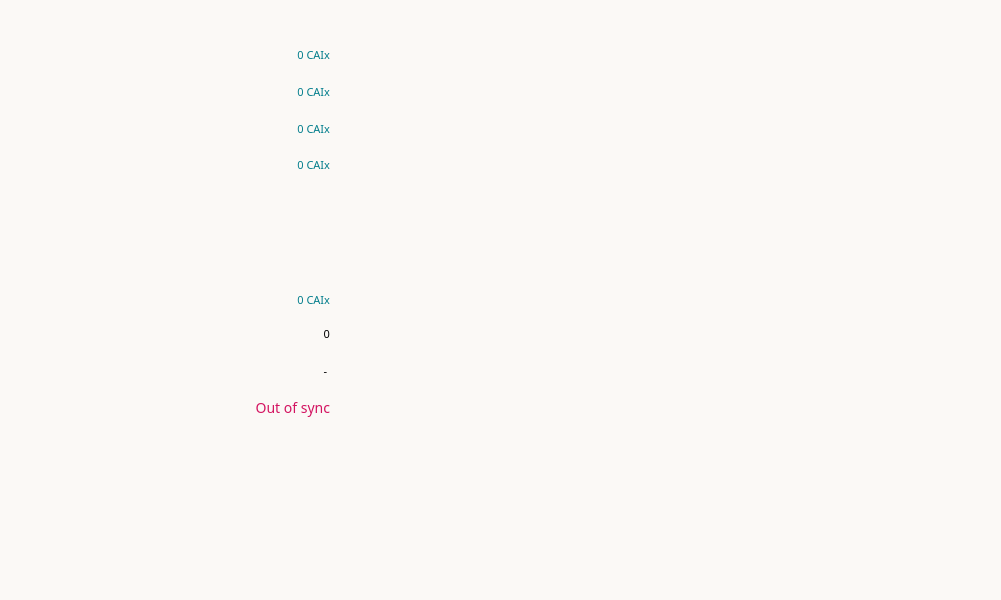
<?xml version="1.0" encoding="UTF-8"?>
<ui version="4.0">
 <class>OverviewPage</class>
 <widget class="QWidget" name="OverviewPage">
  <property name="geometry">
   <rect>
    <x>0</x>
    <y>0</y>
    <width>1001</width>
    <height>600</height>
   </rect>
  </property>
  <property name="sizePolicy">
   <sizepolicy hsizetype="Fixed" vsizetype="Fixed">
    <horstretch>0</horstretch>
    <verstretch>0</verstretch>
   </sizepolicy>
  </property>
  <property name="minimumSize">
   <size>
    <width>1000</width>
    <height>600</height>
   </size>
  </property>
  <property name="maximumSize">
   <size>
    <width>1049</width>
    <height>688</height>
   </size>
  </property>
  <property name="focusPolicy">
   <enum>Qt::StrongFocus</enum>
  </property>
  <property name="windowTitle">
   <string>Form</string>
  </property>
  <property name="toolTip">
   <string/>
  </property>
  <property name="styleSheet">
   <string notr="true">color:#33363b; font-size:12px; font-family:&quot;Open Sans Bold&quot;;background-color:#fbf9f6;background-repeat:no-repeat;</string>
  </property>
  <widget class="QFrame" name="Detailsframe">
   <property name="geometry">
    <rect>
     <x>20</x>
     <y>245</y>
     <width>332</width>
     <height>188</height>
    </rect>
   </property>
   <property name="sizePolicy">
    <sizepolicy hsizetype="Fixed" vsizetype="Minimum">
     <horstretch>0</horstretch>
     <verstretch>0</verstretch>
    </sizepolicy>
   </property>
   <property name="minimumSize">
    <size>
     <width>332</width>
     <height>188</height>
    </size>
   </property>
   <property name="maximumSize">
    <size>
     <width>332</width>
     <height>188</height>
    </size>
   </property>
   <property name="layoutDirection">
    <enum>Qt::RightToLeft</enum>
   </property>
   <property name="styleSheet">
    <string notr="true">background-image:url(:/images/detail);</string>
   </property>
   <layout class="QVBoxLayout" name="verticalLayout">
    <property name="spacing">
     <number>0</number>
    </property>
    <item>
     <widget class="QFrame" name="frame_5">
      <property name="styleSheet">
       <string notr="true">background:transparent;color:#508f6f;</string>
      </property>
      <widget class="QWidget" name="gridLayoutWidget_2">
       <property name="geometry">
        <rect>
         <x>150</x>
         <y>30</y>
         <width>151</width>
         <height>145</height>
        </rect>
       </property>
       <layout class="QVBoxLayout" name="verticalLayout_2">
        <property name="spacing">
         <number>0</number>
        </property>
        <property name="topMargin">
         <number>0</number>
        </property>
        <item>
         <widget class="QLabel" name="labelUnconfirmed">
          <property name="minimumSize">
           <size>
            <width>100</width>
            <height>33</height>
           </size>
          </property>
          <property name="maximumSize">
           <size>
            <width>100</width>
            <height>33</height>
           </size>
          </property>
          <property name="font">
           <font>
            <family>Open Sans Bold</family>
            <pointsize>-1</pointsize>
           </font>
          </property>
          <property name="cursor">
           <cursorShape>ArrowCursor</cursorShape>
          </property>
          <property name="toolTip">
           <string>Total of transactions that have yet to be confirmed, and do not yet count toward the current balance</string>
          </property>
          <property name="styleSheet">
           <string notr="true">color:#037e8c; font-size:14px; font-family:&quot;Open Sans Bold&quot;;</string>
          </property>
          <property name="text">
           <string notr="true">&lt;html&gt;&lt;head/&gt;&lt;body&gt;&lt;p align=&quot;right&quot;&gt;&lt;span style=&quot; font-size:8pt;&quot;&gt;0 CAIx&lt;/span&gt;&lt;/p&gt;&lt;/body&gt;&lt;/html&gt;</string>
          </property>
          <property name="alignment">
           <set>Qt::AlignRight|Qt::AlignTrailing|Qt::AlignVCenter</set>
          </property>
          <property name="textInteractionFlags">
           <set>Qt::NoTextInteraction</set>
          </property>
         </widget>
        </item>
        <item>
         <widget class="QLabel" name="labelNumTransactions">
          <property name="enabled">
           <bool>true</bool>
          </property>
          <property name="minimumSize">
           <size>
            <width>100</width>
            <height>35</height>
           </size>
          </property>
          <property name="maximumSize">
           <size>
            <width>100</width>
            <height>35</height>
           </size>
          </property>
          <property name="baseSize">
           <size>
            <width>0</width>
            <height>0</height>
           </size>
          </property>
          <property name="font">
           <font>
            <family>Open Sans Bold</family>
            <pointsize>-1</pointsize>
           </font>
          </property>
          <property name="toolTip">
           <string>Total number of transactions in wallet</string>
          </property>
          <property name="styleSheet">
           <string notr="true">color:#037e8c; font-size:14px; font-family:&quot;Open Sans Bold&quot;;</string>
          </property>
          <property name="text">
           <string notr="true">&lt;html&gt;&lt;head/&gt;&lt;body&gt;&lt;p align=&quot;right&quot;&gt;&lt;span style=&quot; font-size:8pt; color: #000000;&quot;&gt;0&lt;/span&gt;&lt;/p&gt;&lt;/body&gt;&lt;/html&gt;</string>
          </property>
          <property name="alignment">
           <set>Qt::AlignRight|Qt::AlignTrailing|Qt::AlignVCenter</set>
          </property>
          <property name="margin">
           <number>0</number>
          </property>
          <property name="textInteractionFlags">
           <set>Qt::NoTextInteraction</set>
          </property>
         </widget>
        </item>
        <item>
         <widget class="QLabel" name="labelActive">
          <property name="minimumSize">
           <size>
            <width>100</width>
            <height>38</height>
           </size>
          </property>
          <property name="maximumSize">
           <size>
            <width>100</width>
            <height>38</height>
           </size>
          </property>
          <property name="font">
           <font>
            <family>Open Sans Bold</family>
            <pointsize>-1</pointsize>
           </font>
          </property>
          <property name="cursor">
           <cursorShape>ArrowCursor</cursorShape>
          </property>
          <property name="toolTip">
           <string>Number of total network connections</string>
          </property>
          <property name="styleSheet">
           <string notr="true">color:#037e8c; font-size:14px; font-family:&quot;Open Sans Bold&quot;;</string>
          </property>
          <property name="text">
           <string notr="true">&lt;html&gt;&lt;head/&gt;&lt;body&gt;&lt;p align=&quot;right&quot;&gt;&lt;span style=&quot; font-size:8pt; color: #000000;&quot;&gt;- &lt;/span&gt;&lt;/p&gt;&lt;/body&gt;&lt;/html&gt;</string>
          </property>
          <property name="alignment">
           <set>Qt::AlignRight|Qt::AlignTrailing|Qt::AlignVCenter</set>
          </property>
          <property name="textInteractionFlags">
           <set>Qt::NoTextInteraction</set>
          </property>
         </widget>
        </item>
        <item>
         <widget class="QLabel" name="labelWalletStatus">
          <property name="minimumSize">
           <size>
            <width>100</width>
            <height>37</height>
           </size>
          </property>
          <property name="maximumSize">
           <size>
            <width>100</width>
            <height>37</height>
           </size>
          </property>
          <property name="font">
           <font>
            <family>Open Sans Bold</family>
            <pointsize>-1</pointsize>
           </font>
          </property>
          <property name="toolTip">
           <string/>
          </property>
          <property name="styleSheet">
           <string notr="true">color:#037e8c; font-size:14px; font-family:&quot;Open Sans Bold&quot;;</string>
          </property>
          <property name="text">
           <string notr="true">&lt;html&gt;&lt;head/&gt;&lt;body&gt;&lt;p align=&quot;right&quot;&gt;&lt;span style=&quot; color:#d31360;&quot;&gt;Out of sync&lt;/span&gt;&lt;/p&gt;&lt;/body&gt;&lt;/html&gt;</string>
          </property>
          <property name="alignment">
           <set>Qt::AlignRight|Qt::AlignTrailing|Qt::AlignVCenter</set>
          </property>
          <property name="textInteractionFlags">
           <set>Qt::NoTextInteraction</set>
          </property>
         </widget>
        </item>
       </layout>
      </widget>
     </widget>
    </item>
   </layout>
  </widget>
  <widget class="QFrame" name="balanceFrame">
   <property name="geometry">
    <rect>
     <x>20</x>
     <y>0</y>
     <width>331</width>
     <height>218</height>
    </rect>
   </property>
   <property name="sizePolicy">
    <sizepolicy hsizetype="Fixed" vsizetype="Minimum">
     <horstretch>0</horstretch>
     <verstretch>0</verstretch>
    </sizepolicy>
   </property>
   <property name="minimumSize">
    <size>
     <width>331</width>
     <height>218</height>
    </size>
   </property>
   <property name="maximumSize">
    <size>
     <width>331</width>
     <height>218</height>
    </size>
   </property>
   <property name="styleSheet">
    <string notr="true">background-image:url(:/images/balance);</string>
   </property>
   <layout class="QVBoxLayout" name="verticalLayout_4">
    <property name="spacing">
     <number>0</number>
    </property>
    <item>
     <widget class="QFrame" name="frame_3">
      <property name="maximumSize">
       <size>
        <width>330</width>
        <height>138</height>
       </size>
      </property>
      <property name="styleSheet">
       <string notr="true">background:transparent;color:#afa6cd;</string>
      </property>
      <widget class="QWidget" name="gridLayoutWidget">
       <property name="geometry">
        <rect>
         <x>160</x>
         <y>0</y>
         <width>141</width>
         <height>141</height>
        </rect>
       </property>
       <layout class="QVBoxLayout" name="verticalLayout_7">
        <item>
         <widget class="QLabel" name="labelBalance">
          <property name="font">
           <font>
            <family>Open Sans Bold</family>
            <pointsize>-1</pointsize>
           </font>
          </property>
          <property name="cursor">
           <cursorShape>ArrowCursor</cursorShape>
          </property>
          <property name="toolTip">
           <string>Your current balance</string>
          </property>
          <property name="layoutDirection">
           <enum>Qt::LeftToRight</enum>
          </property>
          <property name="styleSheet">
           <string notr="true">color:#037e8c; font-size:14px; font-family:&quot;Open Sans Bold&quot;;</string>
          </property>
          <property name="text">
           <string notr="true">&lt;html&gt;&lt;head/&gt;&lt;body&gt;&lt;p&gt;&lt;span style=&quot; font-size:8pt;&quot;&gt;0 CAIx&lt;/span&gt;&lt;/p&gt;&lt;/body&gt;&lt;/html&gt;</string>
          </property>
          <property name="alignment">
           <set>Qt::AlignRight|Qt::AlignTrailing|Qt::AlignVCenter</set>
          </property>
          <property name="textInteractionFlags">
           <set>Qt::NoTextInteraction</set>
          </property>
         </widget>
        </item>
        <item>
         <widget class="QLabel" name="labelStake">
          <property name="font">
           <font>
            <family>Open Sans Bold</family>
            <pointsize>-1</pointsize>
           </font>
          </property>
          <property name="cursor">
           <cursorShape>ArrowCursor</cursorShape>
          </property>
          <property name="toolTip">
           <string>Balance that is currently staking</string>
          </property>
          <property name="styleSheet">
           <string notr="true">color:#037e8c; font-size:14px; font-family:&quot;Open Sans Bold&quot;;</string>
          </property>
          <property name="text">
           <string notr="true">&lt;html&gt;&lt;head/&gt;&lt;body&gt;&lt;p&gt;&lt;span style=&quot; font-size:8pt;&quot;&gt;0 CAIx&lt;/span&gt;&lt;/p&gt;&lt;/body&gt;&lt;/html&gt;</string>
          </property>
          <property name="alignment">
           <set>Qt::AlignRight|Qt::AlignTrailing|Qt::AlignVCenter</set>
          </property>
          <property name="textInteractionFlags">
           <set>Qt::NoTextInteraction</set>
          </property>
         </widget>
        </item>
        <item>
         <widget class="QLabel" name="labelImmature">
          <property name="font">
           <font>
            <family>Open Sans Bold</family>
            <pointsize>-1</pointsize>
           </font>
          </property>
          <property name="toolTip">
           <string>Balance that has not yet matured</string>
          </property>
          <property name="styleSheet">
           <string notr="true">color:#037e8c; font-size:14px; font-family:&quot;Open Sans Bold&quot;;</string>
          </property>
          <property name="text">
           <string notr="true">&lt;html&gt;&lt;head/&gt;&lt;body&gt;&lt;p&gt;&lt;span style=&quot; font-size:8pt;&quot;&gt;0 CAIx&lt;/span&gt;&lt;/p&gt;&lt;/body&gt;&lt;/html&gt;</string>
          </property>
          <property name="alignment">
           <set>Qt::AlignRight|Qt::AlignTrailing|Qt::AlignVCenter</set>
          </property>
          <property name="textInteractionFlags">
           <set>Qt::NoTextInteraction</set>
          </property>
         </widget>
        </item>
        <item>
         <widget class="QLabel" name="labelTotal">
          <property name="font">
           <font>
            <family>Open Sans Bold</family>
            <pointsize>-1</pointsize>
           </font>
          </property>
          <property name="toolTip">
           <string>Total CAIx in wallet</string>
          </property>
          <property name="styleSheet">
           <string notr="true">color:#037e8c; font-size:14px; font-family:&quot;Open Sans Bold&quot;;</string>
          </property>
          <property name="text">
           <string notr="true">&lt;html&gt;&lt;head/&gt;&lt;body&gt;&lt;p align=&quot;right&quot;&gt;&lt;span style=&quot; font-size:8pt;&quot;&gt;0 CAIx&lt;/span&gt;&lt;/p&gt;&lt;/body&gt;&lt;/html&gt;</string>
          </property>
          <property name="alignment">
           <set>Qt::AlignRight|Qt::AlignTrailing|Qt::AlignVCenter</set>
          </property>
          <property name="textInteractionFlags">
           <set>Qt::NoTextInteraction</set>
          </property>
         </widget>
        </item>
       </layout>
      </widget>
     </widget>
    </item>
   </layout>
  </widget>
  <widget class="QFrame" name="Transactionframe">
   <property name="geometry">
    <rect>
     <x>375</x>
     <y>0</y>
     <width>677</width>
     <height>490</height>
    </rect>
   </property>
   <property name="sizePolicy">
    <sizepolicy hsizetype="Minimum" vsizetype="Minimum">
     <horstretch>0</horstretch>
     <verstretch>0</verstretch>
    </sizepolicy>
   </property>
   <property name="minimumSize">
    <size>
     <width>677</width>
     <height>490</height>
    </size>
   </property>
   <property name="maximumSize">
    <size>
     <width>677</width>
     <height>245</height>
    </size>
   </property>
   <property name="styleSheet">
    <string notr="true">QFrame {background-image:url(:/images/recent);}</string>
   </property>
   <property name="frameShape">
    <enum>QFrame::NoFrame</enum>
   </property>
   <widget class="QListView" name="listTransactions">
    <property name="geometry">
     <rect>
      <x>0</x>
      <y>22</y>
      <width>580</width>
      <height>450</height>
     </rect>
    </property>
    <property name="sizePolicy">
     <sizepolicy hsizetype="Fixed" vsizetype="Fixed">
      <horstretch>0</horstretch>
      <verstretch>0</verstretch>
     </sizepolicy>
    </property>
    <property name="minimumSize">
     <size>
      <width>580</width>
      <height>450</height>
     </size>
    </property>
    <property name="maximumSize">
     <size>
      <width>580</width>
      <height>450</height>
     </size>
    </property>
    <property name="styleSheet">
     <string notr="true">background:transparent;color:#037e8c; font-size:11.5px; font-family:&quot;Open Sans Bold&quot;; padding-top:25px;</string>
    </property>
    <property name="frameShape">
     <enum>QFrame::NoFrame</enum>
    </property>
    <property name="verticalScrollBarPolicy">
     <enum>Qt::ScrollBarAlwaysOff</enum>
    </property>
    <property name="horizontalScrollBarPolicy">
     <enum>Qt::ScrollBarAlwaysOff</enum>
    </property>
    <property name="selectionMode">
     <enum>QAbstractItemView::NoSelection</enum>
    </property>
   </widget>
  </widget>
 </widget>
 <resources/>
 <connections/>
</ui>
